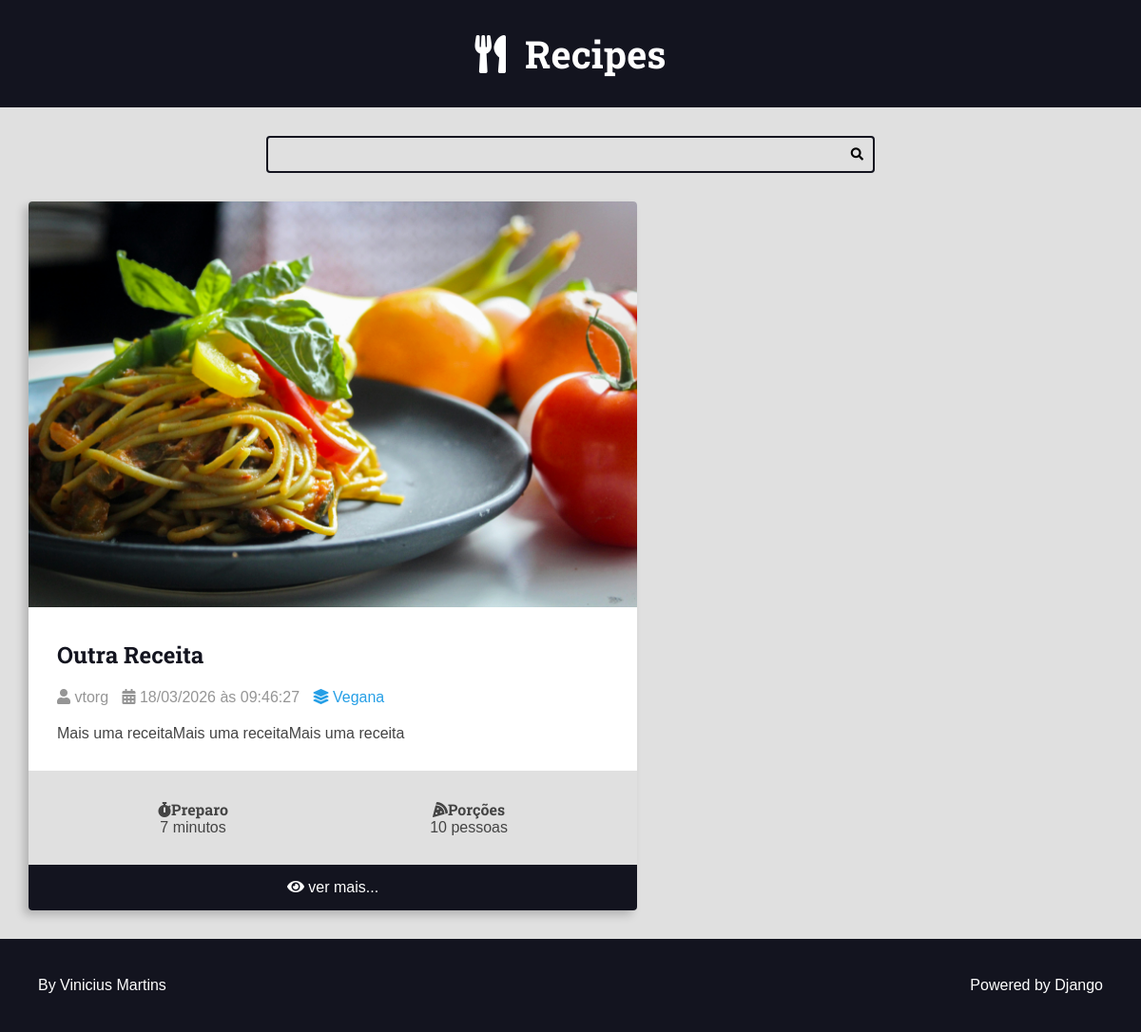
Page /recipes/category/3/ on the earlier database version.
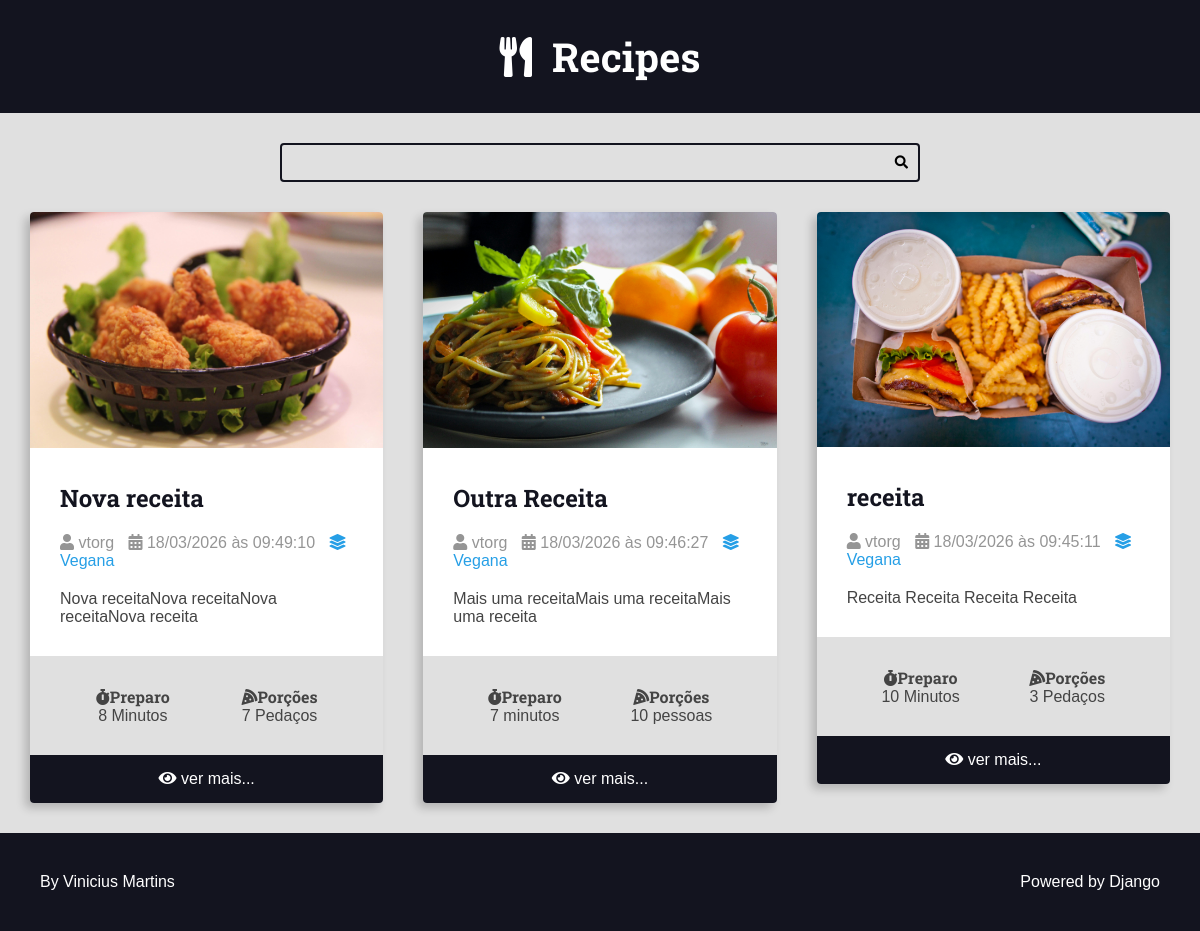
Same page on the later database version.
### recipes/models.py (models this page shows, shortened)
class Recipe(models.Model):
    tittle = models.CharField(max_length=64)
    description = models.CharField(max_length=164)
    slug = models.SlugField(unique=True)
    preparation_time = models.IntegerField()
    preparation_time_unit = models.CharField(max_length=65)
    sevings = models.IntegerField()
    sevings_unit = models.CharField(max_length=65)
    preparation_steps = models.TextField()
    preparation_steps_is_html = models.BooleanField(default=False)
    created_at = models.DateTimeField(auto_now_add=True)
    updated_at = models.DateTimeField(auto_now=True)
    is_published = models.BooleanField(default=False)
    cover = models.ImageField(upload_to='recipes/cover/', blank=True, default=' ')
    category = models.ForeignKey(Category, on_delete=models.SET_NULL, null = True, blank=True, default=None)
    author = models.ForeignKey(User, on_delete=models.SET_NULL, null = True)

class Category(models.Model):
    name = models.CharField(max_length=65)

### recipes/views.py (the view)
# urls.py: path('recipes/category/<int:category_id>/', views.category, name="category"),
def category (request,category_id):
    recipes = get_list_or_404(
        Recipe.objects.filter(
            category__id=category_id,
            is_published=True
            ).order_by('-id'))
    return render(request, 'recipes/pages/category.html', context={
        'recipes': recipes,
        'tittle': f'{recipes[0].category.name} - Category | '
    })

### recipes/templates/recipes/pages/category.html (shortened to what this page needs)
{% extends "global/base.html" %}
        {% block content %}
        <div class="main-content main-content-list container">
            {% for recipe in recipes %}
                {% include "recipes/partials/recipe.html" %}
            {% endfor %}
        </div>
        {% endblock content %}

### recipes/templates/recipes/partials/recipe.html (shortened to what this page needs)
<div class="recipe recipe-list-item">
    {% if recipe.cover %}
        <div class="recipe-cover">
            <a href="{% url 'recipes:recipe' recipe.id %}">
                <img src="{{recipe.cover.url}}" alt="">
            </a>
        </div>
    {% endif %}
    <div class="recipe-title-container">
        <h2 class="recipe-title">
           <a href="{% url 'recipes:recipe' recipe.id %}">
            {{recipe.tittle}}
           </a>
        </h2>
    </div>
    <div class="recipe-author">
        <span class="recipe-author-item">
            <i class="fas fa-user"></i>
            {% if recipe.author is not None %}
                {% if recipe.author.first_name %}
                    {{recipe.author.first_name}} {{recipe.author.last_name}}
                {% else %}
                    {{recipe.author.username}}
                {% endif %}
            {% else %}
                Desconhecido
            {% endif %}
        </span>
        <span class="recipe-author-item">
            <i class="fas fa-calendar-alt"></i>
            {{ recipe.created_at|date:"d/m/Y "}} às {{ recipe.created_at|date:" H:i:s "}}
        </span>
        {% if recipe.category is not None %}
            <span class="recipe-author-item">
                <a href="{%url "recipes:category" recipe.category.id%}">
                    <i class="fas fa-layer-group"></i>
                    <span>{{recipe.category.name}} </span>
                </a>
            </span>
        {% endif %}
    </div>
    <div class="recipe-content">
        <p>{{recipe.description}}</p>
    </div>
    <div class="recipe-meta-container">
        <div class="recipe-meta recipe-preparation">
            <h3 class="recipe-meta-title"><i class="fas fa-stopwatch"></i>Preparo</h3>
            <div class="recipe-meta-text">
                {{recipe.preparation_time}} {{recipe.preparation_time_unit}}
            </div>
        </div>
        <div class="recipe-meta recipe-servings">
            <h3 class="recipe-meta-title"><i class="fas fa-pizza-slice"></i>Porções</h3>
            <div class="recipe-meta-text">
                {{recipe.sevings}} {{recipe.sevings_unit}}
            </div>
        </div>
    </div>
    {% if is_detail_page is not True%}
        <footer class="recipe-footer">
            <a href="{% url "recipes:recipe" recipe.id %}" class="recipe-reade-more button button-dark button-full-width">
                <i class="fas fa-eye"></i>
                <span>ver mais...</span>
            </a>
        </footer>
    {% endif %}
</div>

Differences in the rows shown:
now on this page (row edited): Recipe: cover (picture), tittle "Nova receita", author.username "vtorg", created_at "18/03/2026", created_at "09:49:10", category.name "Vegana", description "Nova receitaNova receitaNova receitaNova receita", preparation_time "8", preparation_time_unit "Minutos", sevings "7", sevings_unit "Pedaços"
now on this page (row edited): Recipe: cover (picture), tittle "receita", author.username "vtorg", created_at "18/03/2026", created_at "09:45:11", category.name "Vegana", description "Receita Receita Receita Receita", preparation_time "10", preparation_time_unit "Minutos", sevings "3", sevings_unit "Pedaços"
